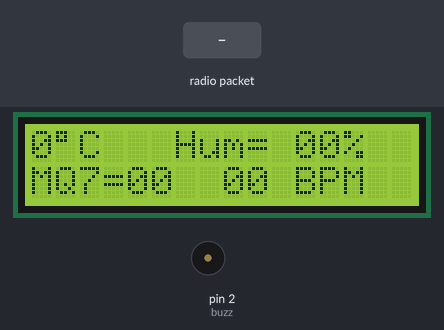
The sketch below on a simulated Arduino Uno, built with avr-gcc and run on an emulated ATmega328P. On the bench: 16×2 character LCD, buzzer (waves = sounding, pin HIGH). The inputs (shaded band) are chosen by the test bench. No radio packets arrive unless stated; what the sketch prints to the serial monitor is not drawn.

Above: at 1.2 s.
1.3 s: radio packet "1" arrives
At 2.0 s:
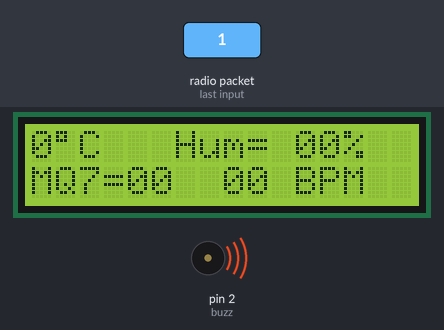
Timing chart, 0 to 4.3 s (numbered marks = the images above; inputs shaded):
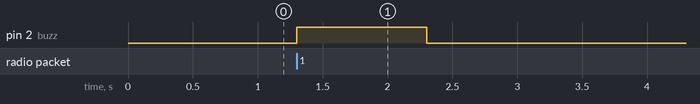

Measured:
- after the input at 1.3 s, pin 2 (buzz): LOW → HIGH at once, → LOW 1.0 s later

The sketch:

receiver.ino
```cpp
#include <LiquidCrystal.h>
#include <VirtualWire.h>

#define buzz 2

const int receive_pin = 11;

LiquidCrystal lcd(3, 8, 4, 5, 6, 7);

byte loc;
byte butt, temp, humidity, mq7, bpm;

void setup() {
  Serial.begin(115200);
  lcd.begin(16, 2);
  pinMode(buzz, OUTPUT);

  vw_set_rx_pin(receive_pin);
  vw_set_ptt_inverted(true);
  vw_setup(2000);

  vw_rx_start();

  lcd.print("Hello World!");
}

void loop() {
  char buf[VW_MAX_MESSAGE_LEN];
  uint8_t buflen = VW_MAX_MESSAGE_LEN;

  if (vw_get_message(buf, &buflen)){
    String rxd = (String)buf;
    //Serial.println(rxd);

    String tmp;
    loc = rxd.indexOf(",");
    tmp = rxd.substring(0, loc);
    butt = tmp.toInt();
    rxd.remove(0, loc + 1);

    loc = rxd.indexOf(",");
    tmp = rxd.substring(0, loc);
    temp = tmp.toInt();
    rxd.remove(0, loc + 1);

    loc = rxd.indexOf(",");
    tmp = rxd.substring(0, loc);
    humidity = tmp.toInt();
    rxd.remove(0, loc + 1);

    loc = rxd.indexOf(",");
    tmp = rxd.substring(0, loc);
    mq7 = tmp.toInt();
    rxd.remove(0, loc + 1);

    loc = rxd.indexOf(",");
    tmp = rxd.substring(0, loc);
    bpm = tmp.toInt();
    rxd.remove(0, loc + 1);
    Serial.println((String)"B: " + butt + "\tT: "  + temp + "\tH: " + humidity + "\tM: " + mq7 + "\tB: " + bpm);
  }

  if(butt == 1){
    digitalWrite(buzz, 1);
    delay(1000);
    digitalWrite(buzz, 0);
    butt = 0;
  }

  lcd.setCursor(0, 0);
  lcd.print((String) temp + (char)223 + "C   Hum= " + intToStr(humidity) + "%");
  lcd.setCursor(0, 1);
  lcd.print((String) "MQ7=" + intToStr(mq7) + "  " + intToStr(bpm) + " BPM");
}

String intToStr(int val){
  if(val < 100) return (String)"0" + val;
  else return (String)val;
}
```
